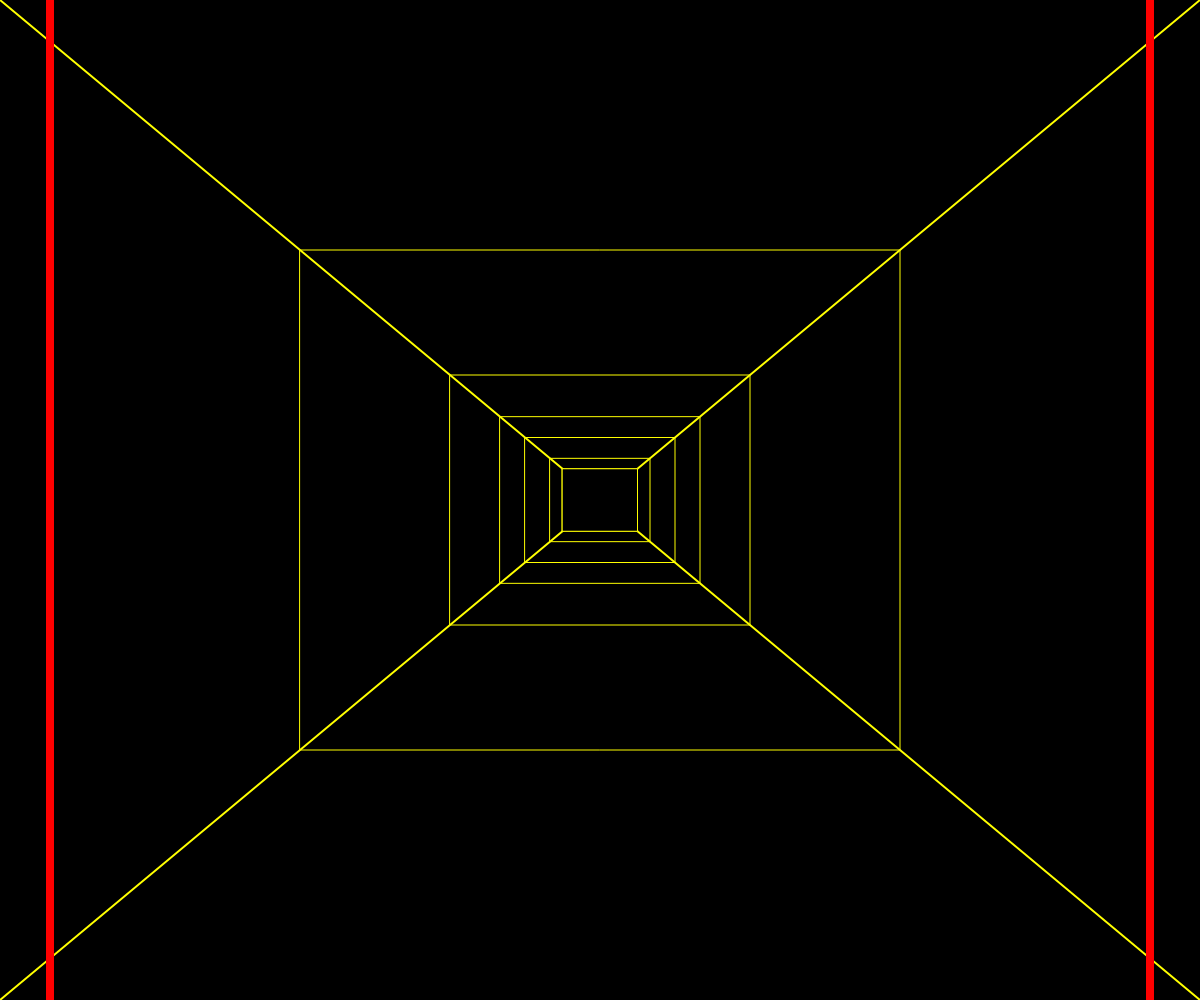
Frame 1 (no input)
Frame 60 (no input): identical to frame 1, image omitted
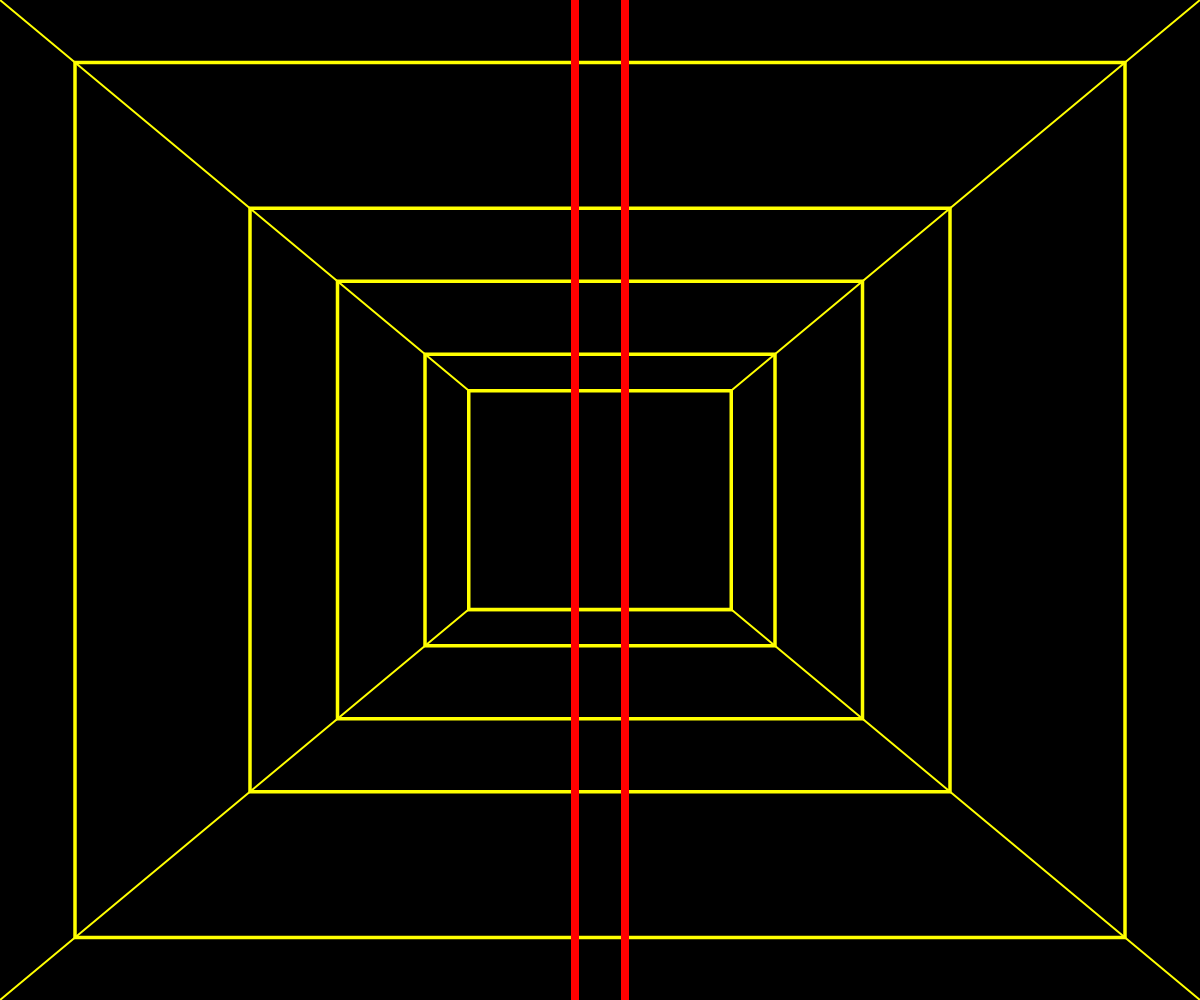
Frame 120 (the mouse pressed at the canvas centre since frame 60)

The p5.js sketch that drew these frames (run headless with seeded random() and noise() and a simulated clock; from frame 60 on, the mouse is pressed at the canvas centre):

// p5.js sketch
// ── sketch.js
function setup() {
  createCanvas(windowWidth, windowHeight);
  background(0)

}


function draw() {
  background(0);
  stroke('yellow');
  strokeWeight(2);
  rectMode(CENTER);

  // draw lines 
  line(width/2, height/2, 0, 0);
  line(width/2, height/2, width, 0);
  line(width/2, height/2, 0, height);
  line(width/2, height/2, width, height);

  // Scaling Rectangles
  push();
  const scaleFactor = map(mouseY, 0, height, 0.5, 3);
  translate(width/2, height/2);
  scale(scaleFactor);

  // draw your concentric rects centered at (0,0)
  noFill();
  rect(0, 0, width, height);
  rect(0, 0, width/2, height/2);
  rect(0, 0, width/3, height/3);
  rect(0, 0, width/4, height/4);
  rect(0, 0, width/6, height/6);
  rect(0, 0, width/8, height/8)
  fill(0)
  rect(0, 0, width/8, height/8)
  pop();

  strokeWeight(8)
  stroke('red')
  
  let i = abs(mouseX-width/2)  //red lines
  let x1=map(i,0,width/2, width/2-25,50)

  line(x1,0,x1,windowHeight)
  line(width-x1,0,width-x1,windowHeight)
  

}
